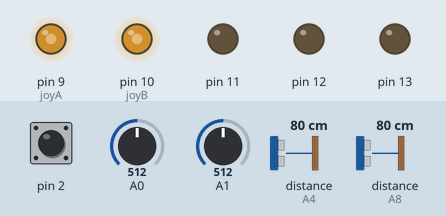
Simulated run of this sketch. Board: Arduino Mega 2560, built with avr-gcc and run on an emulated ATmega2560. Parts: output pins drawn as LEDs (lit = HIGH). Wiring (inferred from the names in the program): 2 × ultrasonic range finder: trigger A5, echo A4 / trigger A7, echo A8. Inputs (shaded band) come from the test bench; at power-on: pin 2 HIGH, A1 = 512, A0 = 512, distance to the obstacle (sensors on A4, A8) 80 cm. The echo pulse lasts 58.3 µs per cm; pins used as bus, display or sensor lines are not drawn; what the sketch prints to the serial monitor is not drawn.

Above: at 3.7 s.
3.8 s: pin 2 pulled LOW for 1 s
At 4.28 s:
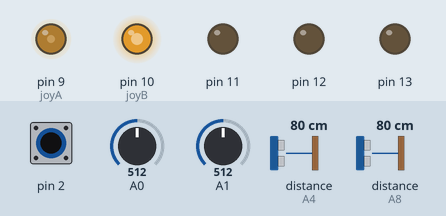
6.8 s: A1 set to 716
At 7.3 s:
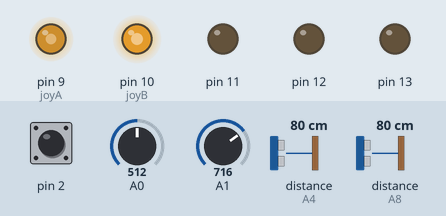
8.3 s: A0 set to 240
At 9.5 s:
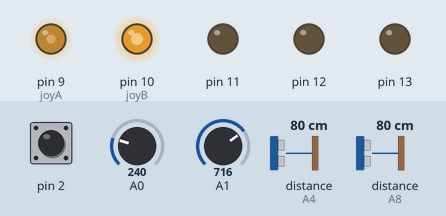
9.8 s: A1 set to 306
At 10.7 s:
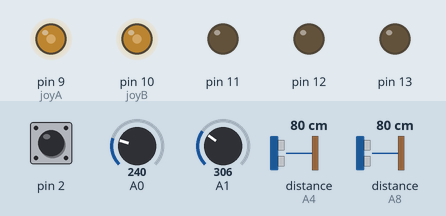
11.3 s: A0 set to 716
At 11.9 s:
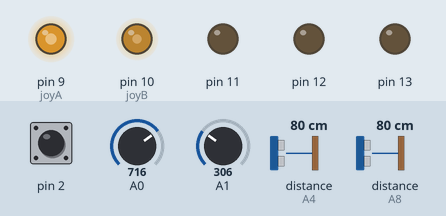
12.8 s: A0 set to 992
At 14.2 s:
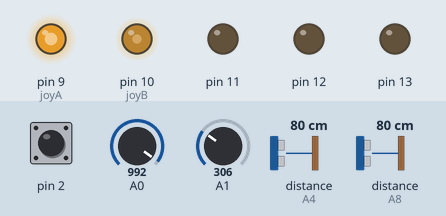
Timing chart, 0 to 15.3 s (numbered marks = the images above; inputs shaded):
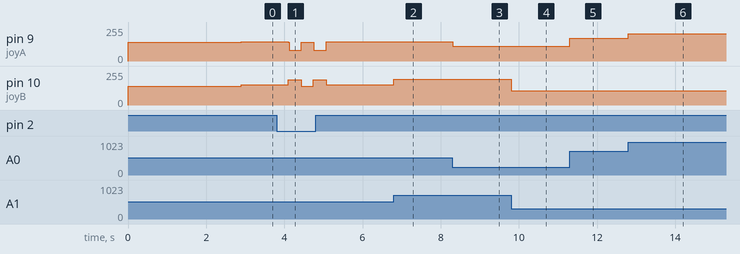

The sketch:

chair_Austin.ino
```cpp
#define joyA 9
#define joyB 10
#define ECHO_PIN A4
#define TRIG_PIN A5
#define TRIG_PIN2 A7
#define ECHO_PIN2 A8

const int ObstacleDetection = 35;
const int powerPin = 4;
const int powerFeedback = 5;
int SW_state = 0;
char mode = 'm';
char data = '*';

int line_A = 130;
int line_B = 130;
int speed = 190;
int neutral = 140;
float kp = 2.5;
float ki = .1;
int wallDist = 50;
int counter;
float distance[]={0,0,0};
bool runOnce = false;

void setup() {
  pinMode(ECHO_PIN, INPUT);
  pinMode(TRIG_PIN, OUTPUT);
  pinMode(ECHO_PIN2, INPUT);
  pinMode(TRIG_PIN2, OUTPUT);
  pinMode(A0, INPUT);
  pinMode(A1, INPUT);
  pinMode(powerPin,OUTPUT);
  pinMode(powerFeedback,INPUT);
  pinMode(11, OUTPUT);
  pinMode(12, OUTPUT);
  pinMode(13, OUTPUT);
  pinMode(2, INPUT_PULLUP);

Serial.begin(9600);

// Serial3 is for bluetooth in pins TX3 and RX3
Serial3.begin(9600);
}

//Ultrasonic distance measurement Sub function
void Distance_test() {
  digitalWrite(TRIG_PIN, LOW);
  delayMicroseconds(2);
  digitalWrite(TRIG_PIN, HIGH);
  delayMicroseconds(20);
  digitalWrite(TRIG_PIN, LOW);
  distance[0] = pulseIn(ECHO_PIN, HIGH)/74/2;

  digitalWrite(TRIG_PIN2, LOW);
  delayMicroseconds(2);
  digitalWrite(TRIG_PIN2, HIGH);
  delayMicroseconds(20);
  digitalWrite(TRIG_PIN2, LOW);
  distance[1] = pulseIn(ECHO_PIN2, HIGH)/74/2;
}

//starts up chair on run
void startupProcedure() {
  stop();
  delay(300);
  digitalWrite (powerPin,HIGH);
  delay(100);
  digitalWrite (powerPin,LOW);
  delay(2500);
  }

//F(neutral,speed),B(neutral,30),R(50,neutral),L(220,neutral),S(neutral,neutral)
void move(int lineA, int lineB){
  analogWrite(joyA,lineA);
  analogWrite(joyB,lineB);
}

void stop(){
  move(140,140);
//  analogWrite(joyA,neutral);
//  analogWrite(joyB,neutral);
}

//PI controller calculations with limiters
float Pcalc(){
  Distance_test();
  if(distance[0] > 200){
    return 130;
  }

  if (distance[0] > 110){
    return 185;
  }

  delayMicroseconds(20);
  if(distance[0] > 70 && distance[0] < 110){
    return 130;
    }

  float err = distance[0] - wallDist;
  float alpha = kp * err + (ki * err) + 130;
  if (alpha > 220){
    alpha = 220;
  }
  if (alpha < 30){
    alpha = 30;
  }
//Serial.println(distance[0]);
  return alpha;
}

//toggles between auto and manual
void toggleRead(){
        if (digitalRead(2) == LOW){
          if (mode == 'u'){
            mode = 'm';
          }
          else{
            mode = 'u';
          }
          delay(300);
        }
}

void lineTracking(){
  while (mode == 'a'){
    reading();
    //delay(1);
    readingSerial();
    //Serial.println(data);
    //    Serial.println(mode);
    if(data=='0'){                      //forward
      move(neutral, 190);
    }
    else if(data=='1'){
      move(113,neutral);
    }
    else if(data=='2'){
      move(177, neutral);
    }
    else if (data == 's'){
      stop();
    }
    Distance_test();
    objectDetection('a');
   }
}


void objectDetection(char type){
  while(distance[1] < ObstacleDetection && distance[1] > 1 && mode == type){
        stop();
        reading();
        Distance_test();
        delay(10);
        toggleRead();
      }
}

void ultra(){
    move(neutral, speed);
    while(counter<3600 && mode == 'u'){
      Distance_test();
      line_A = Pcalc();
      move(line_A,speed);
      delay(10);
     // Serial.print("line_A: " );
      //Serial.println(line_A);
      counter++;
      //This reads toggle switching for auto or manual
      toggleRead();
      reading();
      // Obstacle detection and stop until object moves
      objectDetection('u');
    }
    stop();
    counter = 0;
}

void readingSerial(){
    while(Serial.available()){
      data = Serial.read();

    switch(data){
        case 'i': startupProcedure(); data = '*'; break;
        case 'm': mode = 'm'; break;
        case 'a': mode = 'a'; break;
        default:  break;
    }
    }
    //Serial.println(data);
}

void reading(){
    if(Serial3.available()){
      mode = Serial3.read();

     switch(mode){
        case 'p': startupProcedure(); mode = '*'; break;
        case 'f': move(neutral,speed); break;
        case 'b': move(neutral,30);   break;
        case 'l': move(180,neutral);   break;
        case 'r': move(80,neutral);  break;
        case 's': stop();
                  mode = 's';
                  break;
        case 'u': ultra(); break;
        case 'a': mode = 'a'; break;
        case 'y': speed += 10;
                  if (speed > 250) {
                  speed = 250;
                  }
                  break;
        case 'z': speed -= 10;
                  if (speed < 180) {
                  speed = 180;
                  }
                  break;
        default:  break;
    }
    }
    //Serial.println(mode);
    //mode = 'm';
}

void manualMode() {
  int xPosition = analogRead(A0);
  line_A = xPosition/8.0+80;
  int yPosition = analogRead(A1);
  line_B = yPosition/4.6+40;
  SW_state = digitalRead(2);
  delay(1);
  move(line_A,line_B);
 // Serial.print("lineA=");
 // Serial.println(line_A);
  }

void loop() {
  if(runOnce == false){
  startupProcedure();
  runOnce = true;
  }
  reading();
  //delay(10);
  readingSerial();
  //delay(10);
  //Serial.println(speed);
  toggleRead();
  if(mode == 'm'){
    manualMode();
    Distance_test();
   Serial.println(distance[0]);
    Serial.println(distance[1]);

  }
  else if(mode == 'u'){
    ultra();
    while(mode == 'u'){
      reading();
      toggleRead();
      delay(300);
    }
  }
   else if(mode == 'a'){
    lineTracking();
  }
}
```

Measured:
- after the input at 3.8 s, pin 9 (joyA): 144/255 → 80/255 after 0.31 s, → 140/255 0.33 s later, → 80/255 0.32 s later, → 144/255 0.31 s later; pin 10 (joyB): 151/255 → 190/255 after 0.31 s, → 140/255 0.33 s later, → 190/255 0.30 s later, → 151/255 0.33 s later
- after the input at 6.8 s, pin 10 (joyB): 151/255 → 195/255 at once
- after the input at 8.3 s, pin 9 (joyA): 144/255 → 110/255 at once
- after the input at 9.8 s, pin 10 (joyB): 195/255 → 106/255 at once
- after the input at 11.3 s, pin 9 (joyA): 110/255 → 169/255 at once
- after the input at 12.8 s, pin 9 (joyA): 169/255 → 204/255 at once
